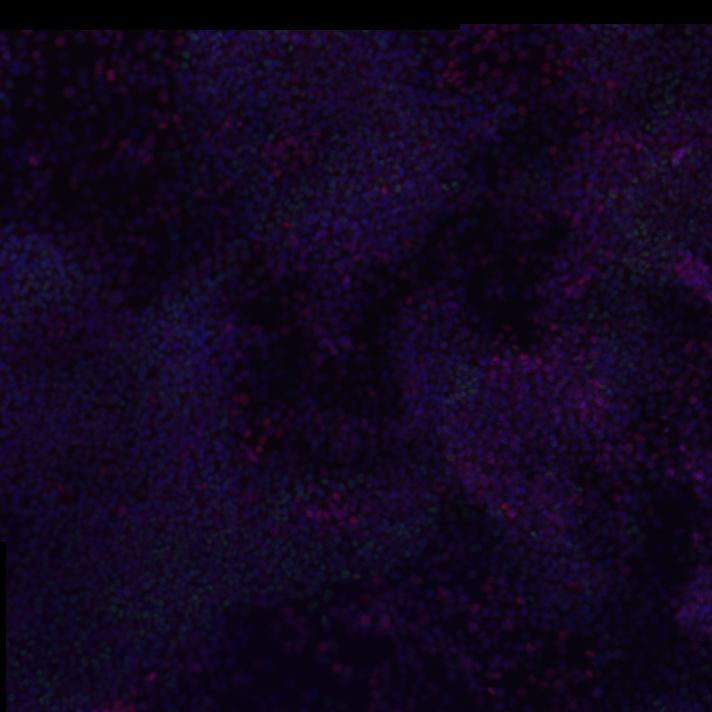
#> input picture Segmentation/sample_image.tif, 712 x 712 px; its folder holds only this picture in this run
$ python -i utilities.py   (imports and definitions only)
#> lines starting #> are read from the running program, lines starting #| are printed output that depends on the picture; after the words box and inside, x2 and y2 are one past the last pixel; in counts of white or black regions, pixels touching at a corner belong together
import os
import numpy as np
import matplotlib.pyplot as plt
from scipy import ndimage
from matplotlib import colors
from skimage.measure import regionprops
from skimage.filters import gaussian, threshold_local
from skimage.feature import peak_local_max
from skimage.segmentation import watershed
from skimage.morphology import label


# [24 lines left out: functions abs_path, get_images, not called in this run]


def segmentation(image):
    """ Performs the image segmentation computations.
    """
    # segmentation parameters
    blur_radius = 0.5
    segmentation_tile_size = 101
    substract_background = 0

    # generate thresholds for masks, using large adaptive filters
    dapi_thresh = threshold_local(image, 3501)
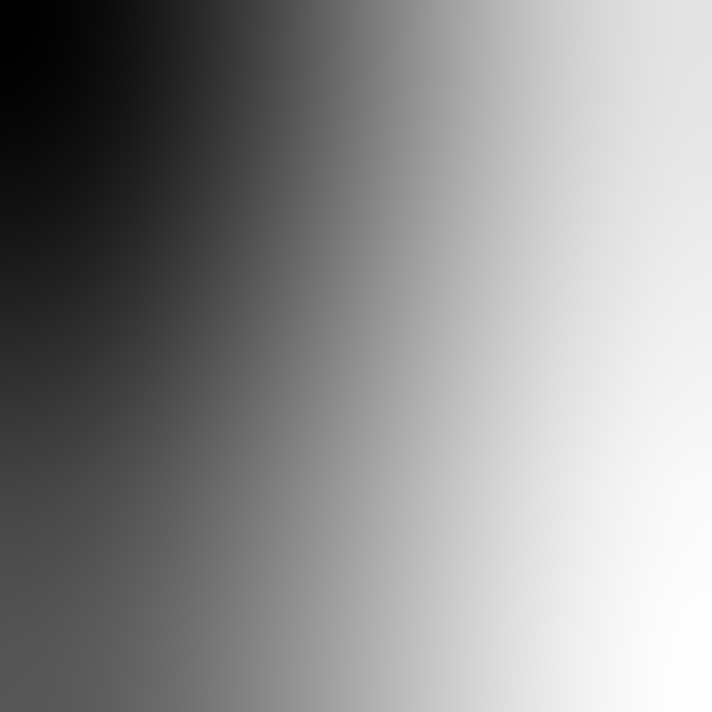
#> dapi_thresh: shape (712, 712) float64; min 12.4, max 12.44, mean 12.42; drawn with min black and max white
    seg_thresh = threshold_local(image, segmentation_tile_size, offset=substract_background)
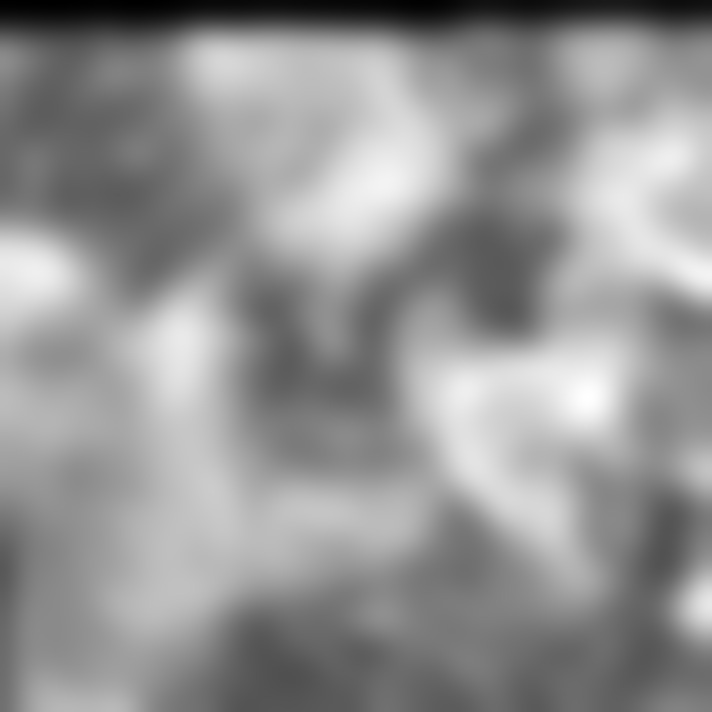
#> seg_thresh: shape (712, 712) float64; min 0.713, max 20.83, mean 12.4; drawn with min black and max white

    # use thresholds to generate masks
    dapi_mask = image>dapi_thresh
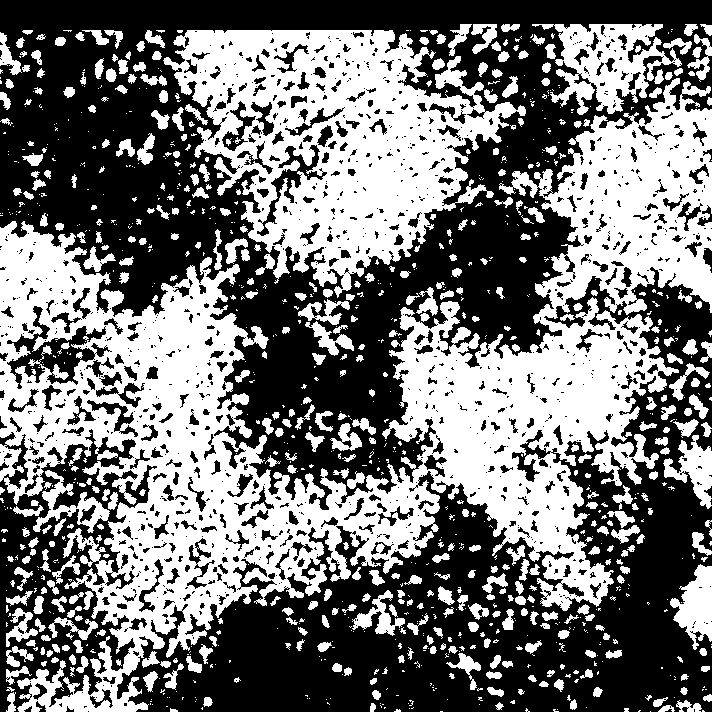
#> dapi_mask: shape (712, 712) bool; 46.3% white; 1065 white regions (626 under 20 px), largest, box (x1, y1, x2, y2) and area: (0, 78, 712, 712) 139914, (163, 30, 526, 298) 46612, (532, 24, 682, 115) 6180
    seg_mask = image>seg_thresh
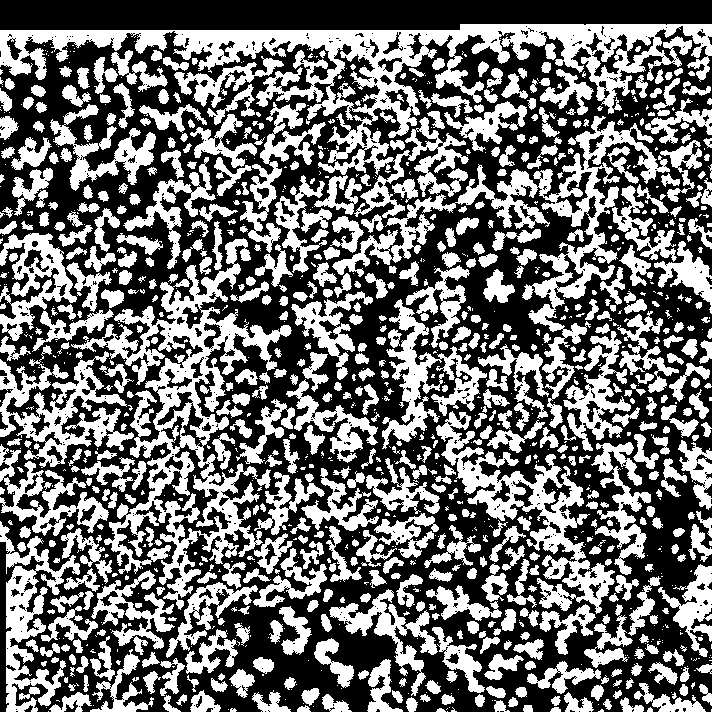
#> seg_mask: shape (712, 712) bool; 43.9% white; 1191 white regions (562 under 20 px), largest, box (x1, y1, x2, y2) and area: (0, 24, 712, 218) 27208, (71, 238, 292, 610) 19257, (332, 116, 670, 428) 12711

    # take element-wise AND of the two masks
    mask = dapi_mask&seg_mask
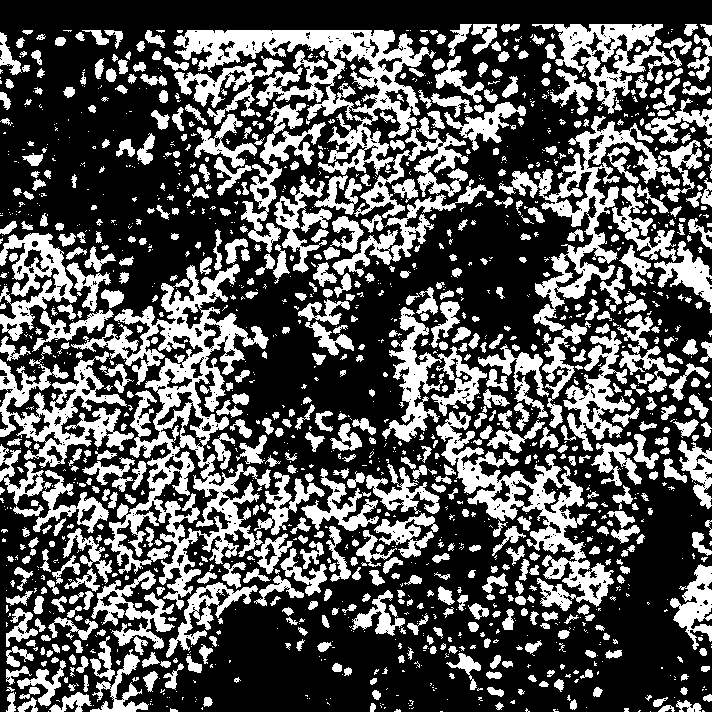
#> mask: shape (712, 712) bool; 34.2% white; 1544 white regions (873 under 20 px), largest, box (x1, y1, x2, y2) and area: (71, 264, 271, 610) 18251, (173, 30, 469, 218) 14361, (499, 116, 670, 428) 8555

    # get coordinates from distance transform
    distance = gaussian(ndimage.distance_transform_edt(mask), sigma=blur_radius)
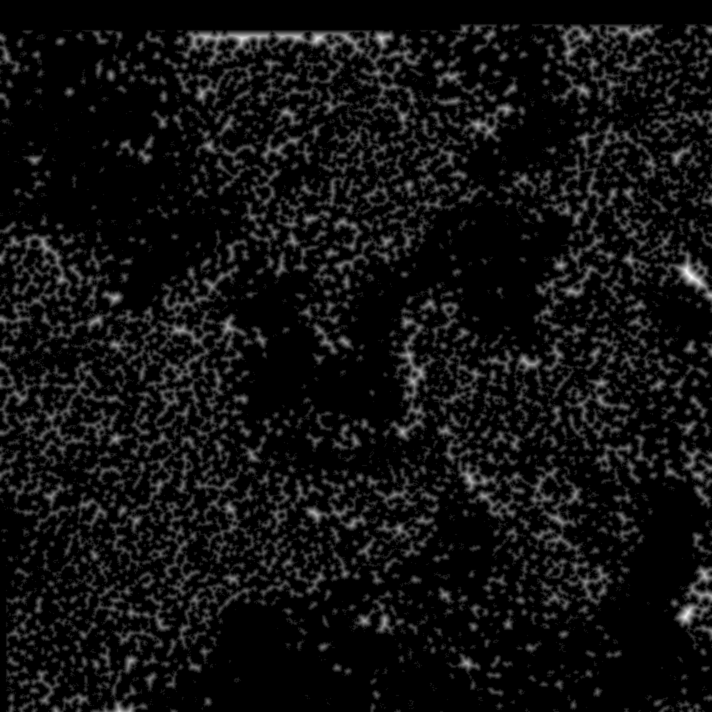
#> distance: shape (712, 712) float64; min 0, max 9.63, mean 0.649; drawn with min black and max white
    local_max_coords = peak_local_max(distance, exclude_border=False, labels=mask)
#> local_max_coords = 4625 pairs, first value 25 to 711, second value 0 to 711

    # create mask for local max signals
    local_max_mask = np.zeros(distance.shape, dtype=bool)
    local_max_mask[tuple(local_max_coords.T)] = True

    # separate nearby cells with watershed
    markers = label(local_max_mask)
    nuclei_labels = watershed(-distance, markers, mask=mask)
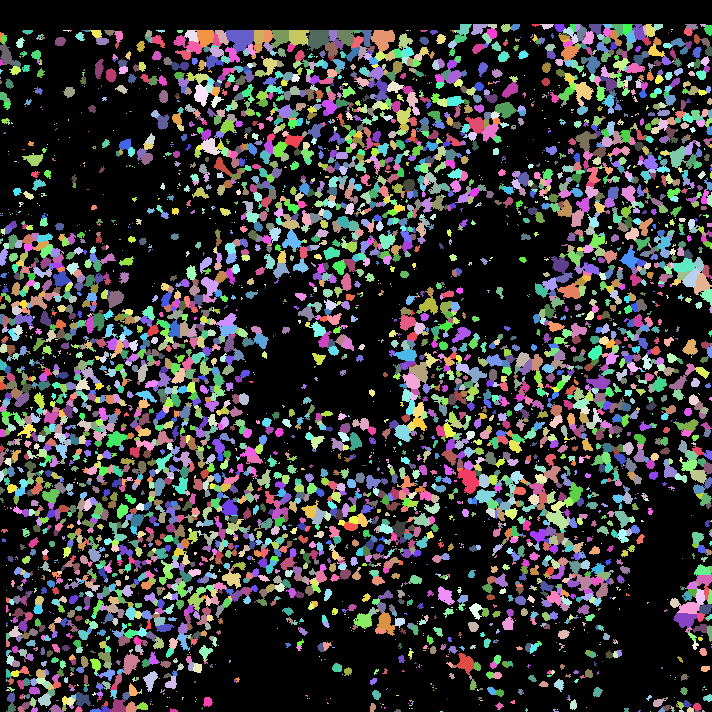
#> nuclei_labels: shape (712, 712) int32; 4554 distinct labels, from 0 to 4553; one colour per label, 0 black
    cytoprops = regionprops(nuclei_labels)
#> cytoprops = 4553 regions

    return cytoprops


# [86 lines left out: functions identify_cells, overlay_cells, plot, not called in this run]

>>> import cv2
>>> picture = cv2.imread('sample_image.tif', cv2.IMREAD_GRAYSCALE)
>>> result = segmentation(picture)
#> result = 4553 regions
